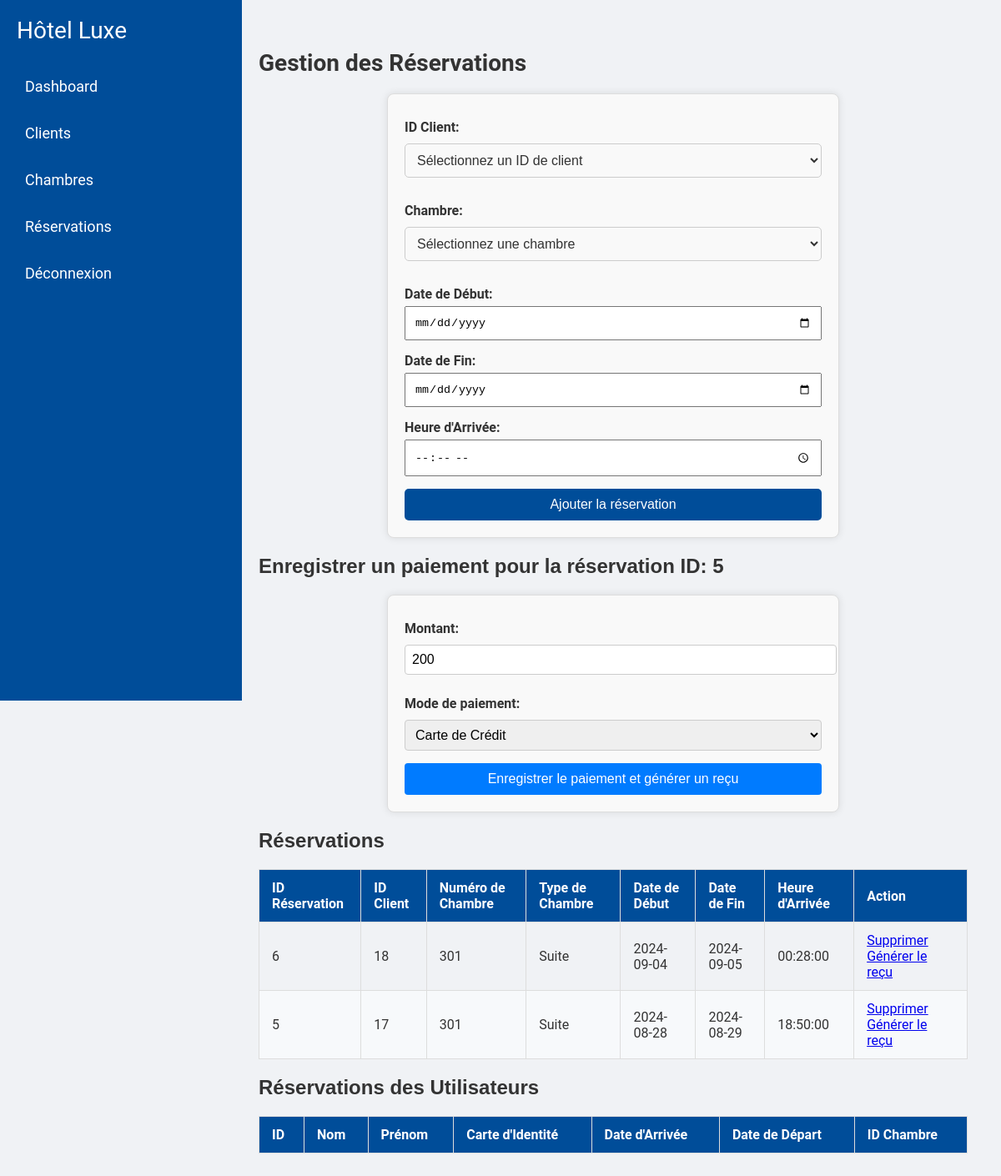
The app's page /admin_reservations.php?generate_receipt=5&client_id=17 (signed in) with its own data.
### tables this page shows
CREATE TABLE IF NOT EXISTS `reservations` (
  `id` int NOT NULL AUTO_INCREMENT,
  `id_utilisateur` int NOT NULL,
  `id_chambre` int NOT NULL,
  `date_debut` date NOT NULL,
  `date_fin` date NOT NULL,
  `statut` enum('confirmée','annulée') DEFAULT 'confirmée',
  `client_id` int NOT NULL,
  `heure_arrivee` time DEFAULT NULL,
  `created_at` timestamp NULL DEFAULT CURRENT_TIMESTAMP,
  `updated_at` timestamp NULL DEFAULT CURRENT_TIMESTAMP ON UPDATE CURRENT_TIMESTAMP,
  PRIMARY KEY (`id`),
  KEY `client_id` (`client_id`),
  KEY `id_chambre` (`id_chambre`),
  KEY `date_debut` (`date_debut`),
  KEY `date_fin` (`date_fin`)
);

CREATE TABLE IF NOT EXISTS `chambres` (
  `id` int NOT NULL AUTO_INCREMENT,
  `numero_chambre` varchar(50) NOT NULL,
  `type_chambre` varchar(50) NOT NULL,
  `prix` decimal(10,2) NOT NULL,
  `statut` enum('Libre','Occupé','En maintenance') DEFAULT 'Libre',
  `date_heure_occupation` datetime DEFAULT NULL,
  `image_url` varchar(255) DEFAULT NULL,
  `description` text,
  PRIMARY KEY (`id`)
);

CREATE TABLE IF NOT EXISTS `clients` (
  `id` int NOT NULL AUTO_INCREMENT,
  `nom` varchar(100) NOT NULL,
  `prenom` varchar(100) NOT NULL,
  `num_carte` varchar(20) DEFAULT NULL,
  `telephone` varchar(20) NOT NULL,
  `adresse` text NOT NULL,
  `date_creation` timestamp NULL DEFAULT CURRENT_TIMESTAMP,
  PRIMARY KEY (`id`)
);

### admin_reservations.php (the view, shortened to what this page needs)
<?php
include_once("db.php");
$query = "
    SELECT reservations.id AS reservation_id, reservations.heure_arrivee, clients.id AS client_id, chambres.numero_chambre, chambres.type_chambre, reservations.date_debut, reservations.date_fin
    FROM reservations
    INNER JOIN clients ON reservations.client_id = clients.id
    INNER JOIN chambres ON reservations.id_chambre = chambres.id
";
$req = $con->query($query);
?>
<!DOCTYPE html>
<html lang="fr">
<head>
    <link rel="stylesheet" href="https://cdnjs.cloudflare.com/ajax/libs/font-awesome/6.0.0-beta3/css/all.min.css">
</head>
<body>
    <div class="navbar">
        <a href="admin_dashboard.php" class="logo">Hôtel Luxe</a>
        <nav>
            <ul>
                <li><a href="admin_dashboard.php">Dashboard</a></li>
                <li><a href="admin_clients.php">Clients</a></li>
                <li><a href="admin_chambres.php">Chambres</a></li>
                <li><a href="admin_reservations.php">Réservations</a></li>
                <li><a href="logout.php">Déconnexion</a></li>
            </ul>
        </nav>
    </div>
    <div class="main-content">
        <h1>Gestion des Réservations</h1>
        <form method="POST" action="">
            <div class="form-group">
                <label for="client_id">ID Client:</label>
                <select id="client_id" name="client_id" required>
                    <option value="">Sélectionnez un ID de client</option>
                </select>
            </div>
            <div class="form-group">
                <label for="chambre_id">Chambre:</label>
                <select id="chambre_id" name="chambre_id" required>
                    <option value="">Sélectionnez une chambre</option>
                </select>
            </div>
            <div class="form-group">
                <label for="date_debut">Date de Début:</label>
                <input type="date" id="date_debut" name="date_debut" required>
            </div>
            <div class="form-group">
                <label for="date_fin">Date de Fin:</label>
                <input type="date" id="date_fin" name="date_fin" required>
            </div>
            <div class="form-group">
                <label for="heure_arrivee">Heure d'Arrivée:</label>
                <input type="time" id="heure_arrivee" name="heure_arrivee" required>
            </div>
            <button type="submit" name="submit" class="btn-primary">Ajouter la réservation</button>
        </form>
        <?php
        if (isset($_GET['generate_receipt'])) {
            $reservation_id = $_GET['generate_receipt'];
            $query = "SELECT reservations.date_debut, reservations.date_fin, chambres.prix
                      FROM reservations
                      INNER JOIN chambres ON reservations.id_chambre = chambres.id
                      WHERE reservations.id = ?";
            $stmt = $con->prepare($query);
            $stmt->bind_param("i", $reservation_id);
            $stmt->execute();
            $result = $stmt->get_result();
            $reservation = $result->fetch_assoc();
            if ($reservation) {
                $date_debut = new DateTime($reservation['date_debut']);
                $date_fin = new DateTime($reservation['date_fin']);
                $interval = $date_debut->diff($date_fin);
                $nombre_jours = $interval->days;
                $prix_chambre = $reservation['prix'];
                $montant = $nombre_jours * $prix_chambre;
            }
        ?>
        <h2>Enregistrer un paiement pour la réservation ID: <?php echo $reservation_id; ?></h2>
        <form action="enregistrer_paiement.php" method="POST">
            <label for="montant">Montant:</label>
            <input type="number" id="montant" name="montant" step="0.01" value="<?php echo $montant; ?>" required>
            <label for="mode_paiement">Mode de paiement:</label>
            <select id="mode_paiement" name="mode_paiement" required>
                <option value="carte_credit">Carte de Crédit</option>
            </select>
            <button type="submit">Enregistrer le paiement et générer un reçu</button>
        </form>
        <?php } ?>
        <h2>Réservations</h2>
        <table>
            <thead>
                <tr>
                    <th>ID Réservation</th>
                    <th>ID Client</th>
                    <th>Numéro de Chambre</th>
                    <th>Type de Chambre</th>
                    <th>Date de Début</th>
                    <th>Date de Fin</th>
                    <th>Heure d'Arrivée</th>
                    <th>Action</th>
                </tr>
            </thead>
            <tbody>
                <?php while ($row = $req->fetch_assoc()) : ?>
                <tr>
                    <td><?php echo $row['reservation_id']; ?></td>
                    <td><?php echo $row['client_id']; ?></td>
                    <td><?php echo $row['numero_chambre']; ?></td>
                    <td><?php echo $row['type_chambre']; ?></td>
                    <td><?php echo $row['date_debut']; ?></td>
                    <td><?php echo $row['date_fin']; ?></td>
                    <td><?php echo $row['heure_arrivee']; ?></td>
                    <td>
                        <a href="?delete=<?php echo $row['reservation_id']; ?>" class="btn-delete">Supprimer</a>
                        <a href="?generate_receipt=<?php echo $row['reservation_id']; ?>&client_id=<?php echo $row['client_id']; ?>" class="btn-receipt">Générer le reçu</a>
                    </td>
                </tr>
                <?php endwhile; ?>
            </tbody>
        </table>
        <h2>Réservations des Utilisateurs</h2>
        <table>
            <thead>
                <tr>
                    <th>ID</th>
                    <th>Nom</th>
                    <th>Prénom</th>
                    <th>Carte d'Identité</th>
                    <th>Date d'Arrivée</th>
                    <th>Date de Départ</th>
                    <th>ID Chambre</th>
                </tr>
            </thead>
        </table>
    </div>
</body>
</html>

### admin_reservations.php (style rules this page uses)
body { font-family: 'Roboto', sans-serif; margin: 0; padding: 0; background-color: #f0f2f5; color: #333; }
.navbar { width: 250px; background-color: #004d99; color: #fff; height: 100vh; display: flex; flex-direction: column; padding: 20px; position: fixed; top: 0; left: 0; }
.navbar .logo { font-size: 28px; color: #fff; text-decoration: none; margin-bottom: 30px; }
.navbar nav ul { list-style: none; margin: 0; padding: 0; width: 100%; }
.navbar nav ul li { margin-bottom: 15px; }
.navbar nav ul li a { color: #fff; text-decoration: none; font-size: 18px; padding: 10px; display: block; transition: background-color 0.3s; border-radius: 5px; }
.main-content { margin-left: 270px; padding: 40px; width: calc(100% - 270px); box-sizing: border-box; }
h1 { font-size: 28px; margin-bottom: 20px; }
table { width: 100%; border-collapse: collapse; margin-bottom: 20px; }
table th, table td { padding: 12px 15px; border: 1px solid #ddd; text-align: left; }
table th { background-color: #004d99; color: #fff; }
table tr:nth-child(even) { background-color: #f7f9fb; }
.btn-primary { display: inline-block; padding: 10px 20px; background-color: #004d99; color: #fff; text-decoration: none; border-radius: 5px; transition: background-color 0.3s; }
.form-group { margin-bottom: 15px; }
.form-group label { display: block; margin-bottom: 5px; font-weight: bold; }
.form-group input { width: 100%; padding: 10px; box-sizing: border-box; }
.form-group select { width: 100%; padding: 10px; font-size: 16px; color: #333; background-color: #f9f9f9; border: 1px solid #ccc; border-radius: 5px; box-sizing: border-box; transition: border-color 0.3s ease, box-shadow 0.3s ease; }
.form-group option { padding: 10px; font-size: 16px; color: #333; }
form { width: 100%; max-width: 500px; margin: 0 auto; padding: 20px; border: 1px solid #ddd; border-radius: 8px; box-shadow: 0 0 10px rgba(0, 0, 0, 0.1); background-color: #f9f9f9; }
h2 { font-family: Arial, sans-serif; color: #333; margin-bottom: 20px; }
label { display: block; font-weight: bold; margin: 10px 0 5px; color: #333; }
input[type="number"], select, textarea { width: 100%; padding: 8px; margin: 5px 0 15px; border: 1px solid #ccc; border-radius: 4px; font-size: 16px; }
button { width: 100%; padding: 10px; font-size: 16px; color: #fff; background-color: #007bff; border: none; border-radius: 4px; cursor: pointer; transition: background-color 0.3s ease; }

### records on screen
reservations: montant "200", id "5", client "17", id_chambre.numero_chambre "301", id_chambre.type_chambre "Suite", date_debut "2024-08-28", date_fin "2024-08-29", heure_arrivee "18:50:00"
reservations: id "6", client "18", id_chambre.numero_chambre "301", id_chambre.type_chambre "Suite", date_debut "2024-09-04", date_fin "2024-09-05", heure_arrivee "00:28:00"

### other values on screen
$reservation_id "5"
